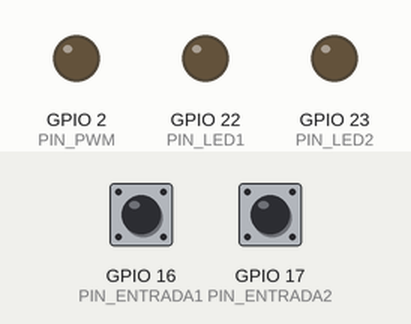
Bench run of a sketch on a simulated ESP32. Parts: output pins drawn as LEDs (lit = HIGH). Dashed ring = blinking. Inputs (shaded band) come from the test bench; at power-on: GPIO 16 (PIN_ENTRADA1) HIGH, GPIO 17 (PIN_ENTRADA2) HIGH. Nothing arrives over Bluetooth unless stated; what the sketch prints to the serial monitor is not drawn.

Above: at 1.2 s.
1.3 s: GPIO 16 (PIN_ENTRADA1) pulled LOW for 1 s
At 2.15 s:
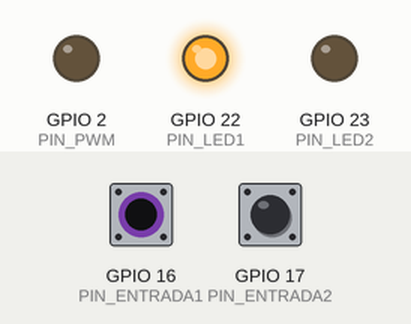
3.8 s: GPIO 17 (PIN_ENTRADA2) pulled LOW for 3.2 s
At 4.75 s:
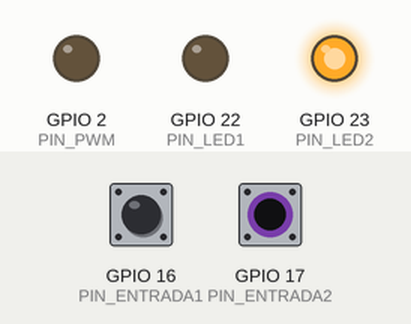
8.5 s: GPIO 16 (PIN_ENTRADA1) pulled LOW for 3.2 s
At 11.9 s:
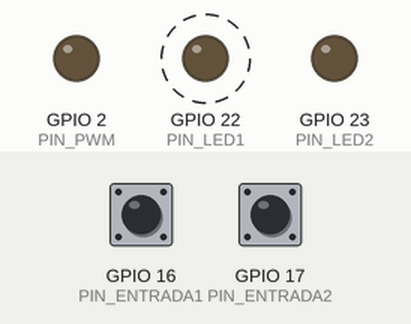
13.2 s: GPIO 16 (PIN_ENTRADA1) driven LOW and GPIO 17 (PIN_ENTRADA2) driven LOW
At 14.4 s:
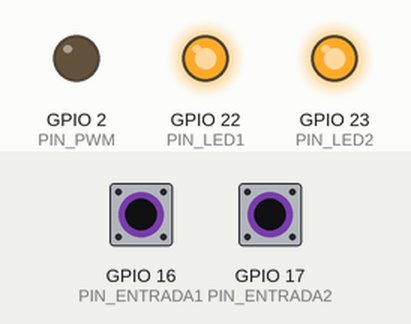
16.2 s: GPIO 16 (PIN_ENTRADA1) driven HIGH
19.2 s: GPIO 17 (PIN_ENTRADA2) driven HIGH
Timing chart, 0 to 21.7 s (numbered marks = the images above; inputs shaded):
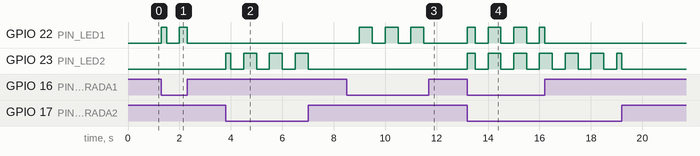

The sketch:

RTOS_doblecore.ino
```cpp
#include <Arduino.h>
#include "BluetoothSerial.h"

// ==================================================
// CONFIGURACION DE PINES
// ==================================================

#define PIN_PWM         LED_BUILTIN

#define PIN_ENTRADA1    16
#define PIN_ENTRADA2    17

#define PIN_LED1        22
#define PIN_LED2        23

// ==================================================
// CONFIGURACION PWM
// ==================================================

#define PWM_FREQUENCY   1000
#define PWM_RESOLUTION  8

// ==================================================
// CONFIGURACION TIMER
// ==================================================

#define TIMER_PERIOD_MS 500

// ==================================================
// OBJETOS Y VARIABLES COMPARTIDAS
// ==================================================

BluetoothSerial SerialBT;

SemaphoreHandle_t mutexPWM;

TimerHandle_t timerParpadeo;

TaskHandle_t handleEntradas = NULL;

uint8_t pwmCompartido = 0;

// Notificaciones de la tarea de entradas
#define NOTIF_GPIO   (1UL << 0)
#define NOTIF_TIMER  (1UL << 1)

// ==================================================
// INTERRUPCIONES GPIO
// ==================================================

void ARDUINO_ISR_ATTR ISR_Entrada1() {

    BaseType_t xHigherPriorityTaskWoken = pdFALSE;

    if (handleEntradas != NULL) {
        xTaskNotifyFromISR(
            handleEntradas,
            NOTIF_GPIO,
            eSetBits,
            &xHigherPriorityTaskWoken
        );
    }

    if (xHigherPriorityTaskWoken) {
        portYIELD_FROM_ISR();
    }
}

void ARDUINO_ISR_ATTR ISR_Entrada2() {

    BaseType_t xHigherPriorityTaskWoken = pdFALSE;

    if (handleEntradas != NULL) {
        xTaskNotifyFromISR(
            handleEntradas,
            NOTIF_GPIO,
            eSetBits,
            &xHigherPriorityTaskWoken
        );
    }

    if (xHigherPriorityTaskWoken) {
        portYIELD_FROM_ISR();
    }
}

// ==================================================
// TIMER FREERTOS
// ==================================================

void CallbackTimer(TimerHandle_t xTimer) {

    // El callback se ejecuta en la tarea de timers.
    // Solamente notifica a la tarea de Core 1.

    if (handleEntradas != NULL) {
        xTaskNotify(handleEntradas, NOTIF_TIMER, eSetBits);
    }
}

// ==================================================
// CORE 0: COMUNICACION BLUETOOTH
// ==================================================

void Instructor(void *pvParameters) {

    char comando[6];
    uint8_t indice = 0;

    for (;;) {

        while (SerialBT.available()) {

            char dato = SerialBT.read();

            // Ignorar terminadores
            if (dato == '\r' || dato == '\n') {
                continue;
            }

            // Sincronizar el inicio del comando
            if (dato == 'L') {
                comando[0] = dato;
                indice = 1;
                continue;
            }

            if (indice > 0) {

                comando[indice++] = dato;

                // Comando completo: LEDxxx
                if (indice == 6) {

                    indice = 0;

                    // Validar encabezado
                    if (comando[0] == 'L' &&
                        comando[1] == 'E' &&
                        comando[2] == 'D' &&
                        comando[3] >= '0' && comando[3] <= '9' &&
                        comando[4] >= '0' && comando[4] <= '9' &&
                        comando[5] >= '0' && comando[5] <= '9') {

                        int porcentaje =
                            (comando[3] - '0') * 100 +
                            (comando[4] - '0') * 10 +
                            (comando[5] - '0');

                        if (porcentaje <= 100) {

                            uint8_t pwm = map(
                                porcentaje,
                                0,
                                100,
                                0,
                                255
                            );

                            // Actualizar variable compartida
                            if (xSemaphoreTake(
                                mutexPWM,
                                portMAX_DELAY
                            )) {

                                pwmCompartido = pwm;

                                xSemaphoreGive(mutexPWM);
                            }

                            // ECO de confirmacion
                            SerialBT.print("ECO:");
                            SerialBT.println(comando);
                        }
                        else {
                            SerialBT.println("ERR:RANGO");
                        }
                    }
                    else {
                        SerialBT.println("ERR:FORMATO");
                    }
                }
            }
        }

        vTaskDelay(pdMS_TO_TICKS(5));
    }
}

// ==================================================
// CORE 1: CONTROL PWM
// ==================================================

void ControlPWM(void *pvParameters) {

    uint8_t pwmLocal = 0;
    uint8_t pwmAnterior = 255;

    for (;;) {

        if (xSemaphoreTake(mutexPWM, portMAX_DELAY)) {

            pwmLocal = pwmCompartido;

            xSemaphoreGive(mutexPWM);
        }

        // Actualizar solamente cuando exista un cambio
        if (pwmLocal != pwmAnterior) {

            ledcWrite(PIN_PWM, pwmLocal);

            pwmAnterior = pwmLocal;
        }

        vTaskDelay(pdMS_TO_TICKS(10));
    }
}

// ==================================================
// CORE 1: LECTURA DE ENTRADAS Y LEDS
// ==================================================

void ControlEntradas(void *pvParameters) {

    bool entrada1 = false;
    bool entrada2 = false;

    bool estadoLED1 = false;
    bool estadoLED2 = false;

    uint32_t notificaciones;

    for (;;) {

        // Esperar una interrupcion o notificacion del timer
        xTaskNotifyWait(
            0,
            0xFFFFFFFFUL,
            &notificaciones,
            portMAX_DELAY
        );

        // ------------------------------------------
        // ACTUALIZACION DE ENTRADAS
        // ------------------------------------------

        if (notificaciones & NOTIF_GPIO) {

            // INPUT_PULLUP: LOW significa activo
            bool nuevoEstado1 = (digitalRead(PIN_ENTRADA1) == LOW);
            bool nuevoEstado2 = (digitalRead(PIN_ENTRADA2) == LOW);

            if (nuevoEstado1 != entrada1) {

                entrada1 = nuevoEstado1;

                estadoLED1 = entrada1;

                digitalWrite(PIN_LED1, estadoLED1);
            }

            if (nuevoEstado2 != entrada2) {

                entrada2 = nuevoEstado2;

                estadoLED2 = entrada2;

                digitalWrite(PIN_LED2, estadoLED2);
            }
        }

        // ------------------------------------------
        // PARPADEO DE LEDS
        // ------------------------------------------

        if (notificaciones & NOTIF_TIMER) {

            if (entrada1) {
                estadoLED1 = !estadoLED1;
            }
            else {
                estadoLED1 = false;
            }

            if (entrada2) {
                estadoLED2 = !estadoLED2;
            }
            else {
                estadoLED2 = false;
            }

            digitalWrite(PIN_LED1, estadoLED1);
            digitalWrite(PIN_LED2, estadoLED2);
        }
    }
}

// ==================================================
// SETUP
// ==================================================

void setup() {

    Serial.begin(115200);

    // ----------------------------------------------
    // CONFIGURAR GPIO
    // ----------------------------------------------

    pinMode(PIN_ENTRADA1, INPUT_PULLUP);
    pinMode(PIN_ENTRADA2, INPUT_PULLUP);

    pinMode(PIN_LED1, OUTPUT);
    pinMode(PIN_LED2, OUTPUT);

    digitalWrite(PIN_LED1, LOW);
    digitalWrite(PIN_LED2, LOW);

    // ----------------------------------------------
    // CONFIGURAR LEDC
    // ----------------------------------------------


        ledcAttach(PIN_PWM, PWM_FREQUENCY, PWM_RESOLUTION);
        ledcWrite(PIN_PWM, 0);

    // ----------------------------------------------
    // INICIALIZAR BLUETOOTH
    // ----------------------------------------------

    if (!SerialBT.begin("ESP_2core")) {
        Serial.println("ERROR: Bluetooth");
    }
    else {
        Serial.println("Bluetooth iniciado");
    }

    // ----------------------------------------------
    // CREAR MUTEX
    // ----------------------------------------------

    mutexPWM = xSemaphoreCreateMutex();

    if (mutexPWM == NULL) {
        Serial.println("ERROR: Mutex");
        while (true) {
            vTaskDelay(pdMS_TO_TICKS(1000));
        }
    }

    // ----------------------------------------------
    // CREAR TAREAS
    // ----------------------------------------------

    xTaskCreatePinnedToCore(Instructor, "Instructor", 4096, NULL, 2, NULL, 0);

    xTaskCreatePinnedToCore(ControlPWM, "ControlPWM", 2048, NULL, 3, NULL, 1);

    xTaskCreatePinnedToCore(ControlEntradas, "Entradas", 2048, NULL, 3, &handleEntradas, 1);

    // ----------------------------------------------
    // CREAR TIMER FREERTOS
    // ----------------------------------------------

    timerParpadeo = xTimerCreate(
        "Parpadeo",
        pdMS_TO_TICKS(TIMER_PERIOD_MS),
        pdTRUE,
        NULL,
        CallbackTimer
    );

    if (timerParpadeo != NULL) {
        xTimerStart(timerParpadeo, 0);
    }
    else {
        Serial.println("ERROR: Timer");
    }

    // ----------------------------------------------
    // ACTIVAR INTERRUPCIONES
    // ----------------------------------------------

    attachInterrupt(
        digitalPinToInterrupt(PIN_ENTRADA1),
        ISR_Entrada1,
        CHANGE
    );

    attachInterrupt(
        digitalPinToInterrupt(PIN_ENTRADA2),
        ISR_Entrada2,
        CHANGE
    );

    // Leer estados iniciales
    xTaskNotify(handleEntradas, NOTIF_GPIO, eSetBits);

    Serial.println("Sistema iniciado");
}

// ==================================================
// LOOP
// ==================================================

void loop() {

    vTaskDelay(pdMS_TO_TICKS(1000));
}
```

Measured:
- after the input at 1.3 s, GPIO 22 (PIN_LED1): LOW → HIGH at once, → LOW 0.20 s later, → HIGH 0.50 s later, → LOW 0.30 s later
- after the input at 3.8 s, GPIO 23 (PIN_LED2): LOW → HIGH at once, then repeats every 1.0 s: LOW 0.50 s, HIGH 0.50 s
- after the input at 8.5 s, GPIO 22 (PIN_LED1): alternates HIGH for 0.50 s and LOW for 0.50 s, 6 changes in all, then stays LOW, starting after 0.50 s
- after the input at 13.2 s, GPIO 22 (PIN_LED1), GPIO 23 (PIN_LED2): LOW → HIGH at once, then repeats every 1.0 s: LOW 0.50 s, HIGH 0.50 s
